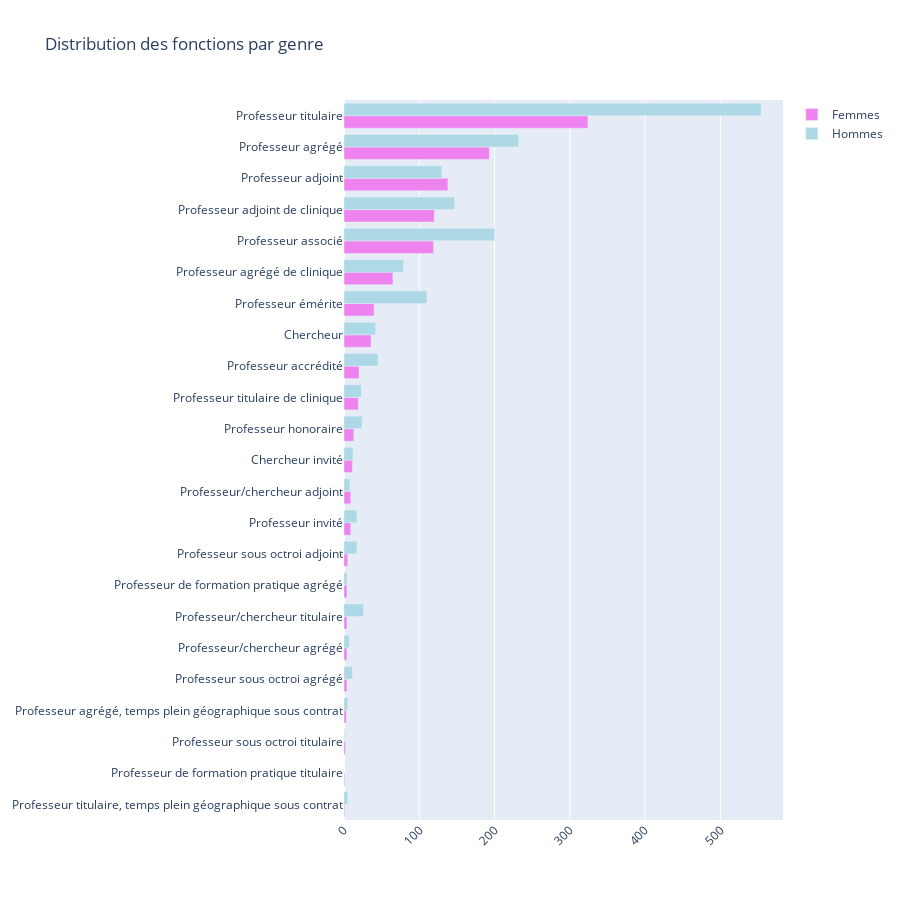

The cell this chart's notebook holds for it:
### Code cell
fonctionGenre = demographics[['idsadvr', 'sexe', 'affiliations.fonction.codeSad']].drop_duplicates()
freqFonctionGenre = pd.DataFrame(fonctionGenre[['sexe', 'affiliations.fonction.codeSad']].value_counts()).reset_index()

mapping = pd.read_csv('tables/SADVR_fonctions.csv')[['codeSad', 'nomM']].to_dict('records')
mapping = {x['codeSad'] : x['nomM'] for x in mapping}

freqFonctionGenre['fonction'] = freqFonctionGenre['affiliations.fonction.codeSad'].map(mapping)
freqFonctionGenre.to_csv('tables/demographics/fonctionGenre.csv', index=False)

freqFonctionGenre = freqFonctionGenre[['sexe', 'fonction', 'count']]

fig = go.Figure()

# Femmes
dataF = freqFonctionGenre[freqFonctionGenre['sexe'] == 'F'].sort_values(by='count', ascending=True)


fig.add_trace(go.Bar(
    y= dataF['fonction'],
    x= dataF['count'],
    name='Femmes',
    marker_color='violet',
    orientation = 'h',
))

# Hommes
dataH = freqFonctionGenre[freqFonctionGenre['sexe'] == 'M'].sort_values(by='count', ascending=True)

fig.add_trace(go.Bar(
    y= dataH['fonction'],
    x= dataH['count'],
    name='Hommes',
    marker_color='lightblue',
    orientation = 'h'
))

# Autres
# dataA = freqFonctionGenre[freqFonctionGenre['sexe'] == 'A'].sort_values(by='count', ascending=True)

# fig.add_trace(go.Bar(
#     y= dataA['fonction'],
#     x= dataA['count'],
#     name='Autres',
#     marker_color='brown',
#     orientation = 'h'
# ))

# Here we modify the tickangle of the xaxis, resulting in rotated labels.
fig.update_layout(
    barmode='group', 
    xaxis_tickangle=-45,
    height=900,
    title = 'Distribution des fonctions par genre')

fig.show()

### Figure 1 — Plotly figure (JSON) as saved in the notebook; plotly's stock layout.template omitted (floating-point values rounded to 4 significant figures)
{"data": [{"marker": {"color": "violet"}, "name": "Femmes", "orientation": "h", "type": "bar", "x": [1, 1, 2, 3, 4, 4, 4, 4, 5, 9, 9, 11, 13, 19, 20, 36, 40, 65, 119, 120, 138, 193, 324], "y": ["Professeur titulaire, temps plein géographique sous contrat", "Professeur de formation pratique titulaire", "Professeur sous octroi titulaire", "Professeur agrégé, temps plein géographique sous contrat", "Professeur sous octroi agrégé", "Professeur/chercheur agrégé", "Professeur/chercheur titulaire", "Professeur de formation pratique agrégé", "Professeur sous octroi adjoint", "Professeur invité", "Professeur/chercheur adjoint", "Chercheur invité", "Professeur honoraire", "Professeur titulaire de clinique", "Professeur accrédité", "Chercheur", "Professeur émérite", "Professeur agrégé de clinique", "Professeur associé", "Professeur adjoint de clinique", "Professeur adjoint", "Professeur agrégé", "Professeur titulaire"]}, {"marker": {"color": "lightblue"}, "name": "Hommes", "orientation": "h", "type": "bar", "x": [1, 4, 5, 5, 7, 8, 11, 12, 17, 17, 23, 24, 26, 42, 45, 79, 110, 130, 147, 200, 232, 554], "y": ["Professeur sous octroi titulaire", "Professeur de formation pratique agrégé", "Professeur titulaire, temps plein géographique sous contrat", "Professeur agrégé, temps plein géographique sous contrat", "Professeur/chercheur agrégé", "Professeur/chercheur adjoint", "Professeur sous octroi agrégé", "Chercheur invité", "Professeur sous octroi adjoint", "Professeur invité", "Professeur titulaire de clinique", "Professeur honoraire", "Professeur/chercheur titulaire", "Chercheur", "Professeur accrédité", "Professeur agrégé de clinique", "Professeur émérite", "Professeur adjoint", "Professeur adjoint de clinique", "Professeur associé", "Professeur agrégé", "Professeur titulaire"]}], "layout": {"barmode": "group", "height": 900, "title": {"text": "Distribution des fonctions par genre"}, "xaxis": {"tickangle": -45}}}
